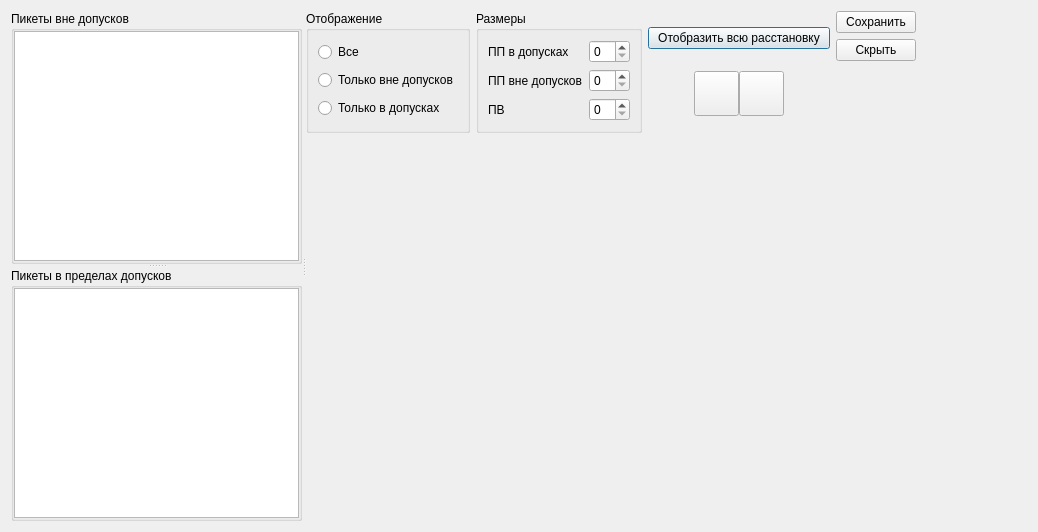
<?xml version="1.0" encoding="UTF-8"?>
<ui version="4.0">
 <class>TestViewDialog</class>
 <widget class="QDialog" name="TestViewDialog">
  <property name="geometry">
   <rect>
    <x>0</x>
    <y>0</y>
    <width>1038</width>
    <height>532</height>
   </rect>
  </property>
  <property name="windowTitle">
   <string>Dialog</string>
  </property>
  <layout class="QGridLayout" name="gridLayout_6">
   <item row="0" column="0">
    <widget class="QSplitter" name="splitter_2">
     <property name="orientation">
      <enum>Qt::Horizontal</enum>
     </property>
     <widget class="QSplitter" name="tableViewSplitter">
      <property name="orientation">
       <enum>Qt::Vertical</enum>
      </property>
      <widget class="QGroupBox" name="badPointsGroupBox">
       <property name="title">
        <string>Пикеты вне допусков</string>
       </property>
       <layout class="QGridLayout" name="gridLayout">
        <property name="leftMargin">
         <number>0</number>
        </property>
        <property name="topMargin">
         <number>0</number>
        </property>
        <property name="rightMargin">
         <number>0</number>
        </property>
        <property name="bottomMargin">
         <number>0</number>
        </property>
        <item row="0" column="0">
         <widget class="QTableView" name="badPointsTableView"/>
        </item>
       </layout>
      </widget>
      <widget class="QGroupBox" name="goodPointsGroupBox">
       <property name="title">
        <string>Пикеты в пределах допусков</string>
       </property>
       <layout class="QGridLayout" name="gridLayout_2">
        <property name="leftMargin">
         <number>0</number>
        </property>
        <property name="topMargin">
         <number>0</number>
        </property>
        <property name="rightMargin">
         <number>0</number>
        </property>
        <property name="bottomMargin">
         <number>0</number>
        </property>
        <item row="0" column="0">
         <widget class="QTableView" name="goodPointsTableView"/>
        </item>
       </layout>
      </widget>
     </widget>
     <widget class="QWidget" name="">
      <layout class="QVBoxLayout" name="verticalLayout_2" stretch="0,1">
       <item>
        <layout class="QHBoxLayout" name="settingsHorizontalLayout">
         <item>
          <widget class="QGroupBox" name="viewGroupBox">
           <property name="title">
            <string>Отображение</string>
           </property>
           <layout class="QGridLayout" name="gridLayout_3">
            <item row="2" column="0">
             <widget class="QRadioButton" name="viewGoodPointsRadioButton">
              <property name="text">
               <string>Только в допусках</string>
              </property>
             </widget>
            </item>
            <item row="1" column="0">
             <widget class="QRadioButton" name="viewBadPointsRadioButton">
              <property name="text">
               <string>Только вне допусков</string>
              </property>
             </widget>
            </item>
            <item row="0" column="0">
             <widget class="QRadioButton" name="viewAllPointsRadioButton">
              <property name="text">
               <string>Все</string>
              </property>
             </widget>
            </item>
           </layout>
          </widget>
         </item>
         <item>
          <widget class="QGroupBox" name="sizesGroupBox">
           <property name="title">
            <string>Размеры</string>
           </property>
           <layout class="QGridLayout" name="gridLayout_5">
            <item row="0" column="0">
             <widget class="QLabel" name="goodPoinsLabel">
              <property name="text">
               <string>ПП в допусках</string>
              </property>
             </widget>
            </item>
            <item row="0" column="1">
             <widget class="QSpinBox" name="goodPointsSizeSpinBox"/>
            </item>
            <item row="1" column="0">
             <widget class="QLabel" name="badPointsLabel">
              <property name="text">
               <string>ПП вне допусков</string>
              </property>
             </widget>
            </item>
            <item row="1" column="1">
             <widget class="QSpinBox" name="badPointsSizeSpinBox"/>
            </item>
            <item row="2" column="0">
             <widget class="QLabel" name="allPointsLabel">
              <property name="text">
               <string>ПВ</string>
              </property>
             </widget>
            </item>
            <item row="2" column="1">
             <widget class="QSpinBox" name="pvSizeSpinBox"/>
            </item>
           </layout>
          </widget>
         </item>
         <item>
          <layout class="QGridLayout" name="navigationGridLayout">
           <item row="0" column="0" colspan="3">
            <widget class="QPushButton" name="allTemplatePushButton">
             <property name="text">
              <string>Отобразить всю расстановку</string>
             </property>
            </widget>
           </item>
           <item row="1" column="0">
            <spacer name="horizontalSpacer_2">
             <property name="orientation">
              <enum>Qt::Horizontal</enum>
             </property>
             <property name="sizeHint" stdset="0">
              <size>
               <width>40</width>
               <height>20</height>
              </size>
             </property>
            </spacer>
           </item>
           <item row="1" column="1">
            <layout class="QHBoxLayout" name="horizontalLayout">
             <property name="spacing">
              <number>0</number>
             </property>
             <item>
              <widget class="QPushButton" name="prevPushButton">
               <property name="sizePolicy">
                <sizepolicy hsizetype="Minimum" vsizetype="Fixed">
                 <horstretch>0</horstretch>
                 <verstretch>0</verstretch>
                </sizepolicy>
               </property>
               <property name="minimumSize">
                <size>
                 <width>45</width>
                 <height>45</height>
                </size>
               </property>
               <property name="maximumSize">
                <size>
                 <width>45</width>
                 <height>45</height>
                </size>
               </property>
               <property name="layoutDirection">
                <enum>Qt::LeftToRight</enum>
               </property>
               <property name="text">
                <string/>
               </property>
               <property name="icon">
                <iconset resource="icons.qrc">
                 <normaloff>:/icons/imgs/previous.png</normaloff>:/icons/imgs/previous.png</iconset>
               </property>
               <property name="iconSize">
                <size>
                 <width>40</width>
                 <height>40</height>
                </size>
               </property>
              </widget>
             </item>
             <item>
              <widget class="QPushButton" name="nextPushButton">
               <property name="minimumSize">
                <size>
                 <width>45</width>
                 <height>45</height>
                </size>
               </property>
               <property name="maximumSize">
                <size>
                 <width>45</width>
                 <height>45</height>
                </size>
               </property>
               <property name="text">
                <string/>
               </property>
               <property name="icon">
                <iconset resource="icons.qrc">
                 <normaloff>:/icons/imgs/next.png</normaloff>:/icons/imgs/next.png</iconset>
               </property>
               <property name="iconSize">
                <size>
                 <width>40</width>
                 <height>40</height>
                </size>
               </property>
              </widget>
             </item>
            </layout>
           </item>
           <item row="1" column="2">
            <spacer name="horizontalSpacer_3">
             <property name="orientation">
              <enum>Qt::Horizontal</enum>
             </property>
             <property name="sizeHint" stdset="0">
              <size>
               <width>40</width>
               <height>20</height>
              </size>
             </property>
            </spacer>
           </item>
          </layout>
         </item>
         <item>
          <layout class="QVBoxLayout" name="verticalLayout">
           <item>
            <widget class="QPushButton" name="savePushButton">
             <property name="text">
              <string>Сохранить</string>
             </property>
            </widget>
           </item>
           <item>
            <widget class="QPushButton" name="hidePushButton">
             <property name="text">
              <string>Скрыть</string>
             </property>
            </widget>
           </item>
           <item>
            <spacer name="verticalSpacer">
             <property name="orientation">
              <enum>Qt::Vertical</enum>
             </property>
             <property name="sizeHint" stdset="0">
              <size>
               <width>20</width>
               <height>40</height>
              </size>
             </property>
            </spacer>
           </item>
          </layout>
         </item>
         <item>
          <spacer name="horizontalSpacer">
           <property name="orientation">
            <enum>Qt::Horizontal</enum>
           </property>
           <property name="sizeHint" stdset="0">
            <size>
             <width>40</width>
             <height>20</height>
            </size>
           </property>
          </spacer>
         </item>
        </layout>
       </item>
       <item>
        <widget class="QtCharts::QChartView" name="pointsChartView" native="true">
         <zorder>badPointsGroupBox</zorder>
        </widget>
       </item>
      </layout>
     </widget>
    </widget>
   </item>
  </layout>
 </widget>
 <customwidgets>
  <customwidget>
   <class>QtCharts::QChartView</class>
   <extends>QWidget</extends>
   <header location="global">QtCharts/QChartView</header>
   <container>1</container>
  </customwidget>
 </customwidgets>
 <resources>
  <include location="icons.qrc"/>
 </resources>
 <connections/>
</ui>
